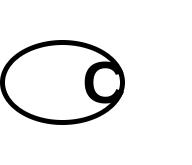
#> input picture C_Dinh.png, 192 x 165 px
$ jupyter execute Dinh_chu.ipynb   (shell and % lines are left out)
#> lines starting #> are read from the running program, lines starting #| are printed output that depends on the picture; after the words box and inside, x2 and y2 are one past the last pixel; in counts of white or black regions, pixels touching at a corner belong together
[cell 1]
import cv2
import numpy as np
import matplotlib.pyplot as plt

[cell 2]
c = cv2.imread("C_Dinh.png", 0)
#> c is the input picture: shape (165, 192); min 0, max 255, mean 237.6
plt.imshow(c, cmap='gray')

[cell 3]
c = cv2.adaptiveThreshold(c,255,cv2.ADAPTIVE_THRESH_GAUSSIAN_C,cv2.THRESH_BINARY,31,7)
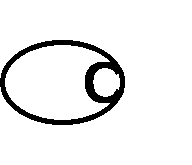
#> c: shape (165, 192); 93% white; 1 black region, box (x1, y1, x2, y2) and area: (0, 40, 125, 125) 2211
plt.imshow(c, cmap='gray')

[cell 4]
from scipy.ndimage.morphology import binary_fill_holes

# binary_fill_holes là 1 hàm binary delation
clean_image = binary_fill_holes(255-c)
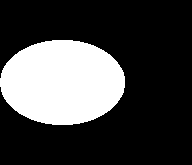
#> clean_image: shape (165, 192) bool; 26.5% white; 1 white region, box (x1, y1, x2, y2) and area: (0, 40, 125, 125) 8384
clean_image = np.float32(clean_image)
plt.imshow(clean_image, cmap='gray')

[cell 5]
kernel = cv2.getStructuringElement(cv2.MORPH_RECT, (10,10))
opening = cv2.morphologyEx(clean_image, cv2.MORPH_OPEN, kernel)
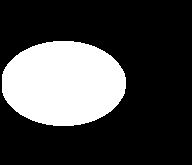
#> opening: shape (165, 192) float32; values 0 (black) and 1 (white), 26.4% white; 1 white region, box (x1, y1, x2, y2) and area: (2, 41, 126, 126) 8375
plt.imshow(opening, cmap='gray')

[cell 6]
kernel = np.ones((10, 10), np.float32)
image = cv2.erode(clean_image, kernel)
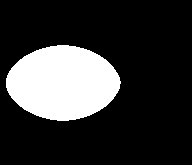
#> image: shape (165, 192) float32; values 0 (black) and 1 (white), 20.8% white; 1 white region, box (x1, y1, x2, y2) and area: (6, 45, 121, 121) 6575
plt.imshow(image, cmap='gray')

[cell 7]
tru = 255- (clean_image - image)
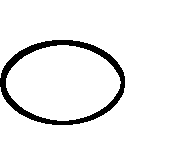
#> tru: shape (165, 192) float32; values 254 (black) and 255 (white), 94.3% white; 1 black region, box (x1, y1, x2, y2) and area: (0, 40, 125, 125) 1809
plt.imshow(tru, cmap='gray')

[cell 8]
rs1 = (255 -c)/255
rs1 = rs1.astype(np.float32)
plt.imshow(rs1, cmap='gray')
rs1[70:100,:30]

[cell 9]
rs2 = 255 - tru
plt.imshow(rs2, cmap='gray')
rs2[70:100,:30].astype(np.float32)

[cell 10]
rs3= abs(rs1 - rs2)
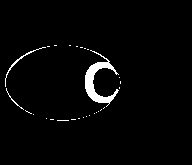
#> rs3: shape (165, 192) float32; values 0 (black) and 1 (white), 2.5% white; 28 white regions (25 under 20 px), largest, box (x1, y1, x2, y2) and area: (85, 50, 119, 107) 592, (5, 47, 46, 87) 89, (6, 88, 24, 110) 32
plt.imshow(rs3, cmap='gray')
rs3[70:100,:30]

[cell 11]
kernel = np.ones((3, 3), np.float32)
rs4 = cv2.erode(rs3, kernel)
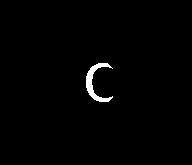
#> rs4: shape (165, 192) float32; values 0 (black) and 1 (white), 1.1% white; 1 white region, box (x1, y1, x2, y2) and area: (86, 63, 113, 102) 338
plt.imshow(rs4, cmap='gray')
